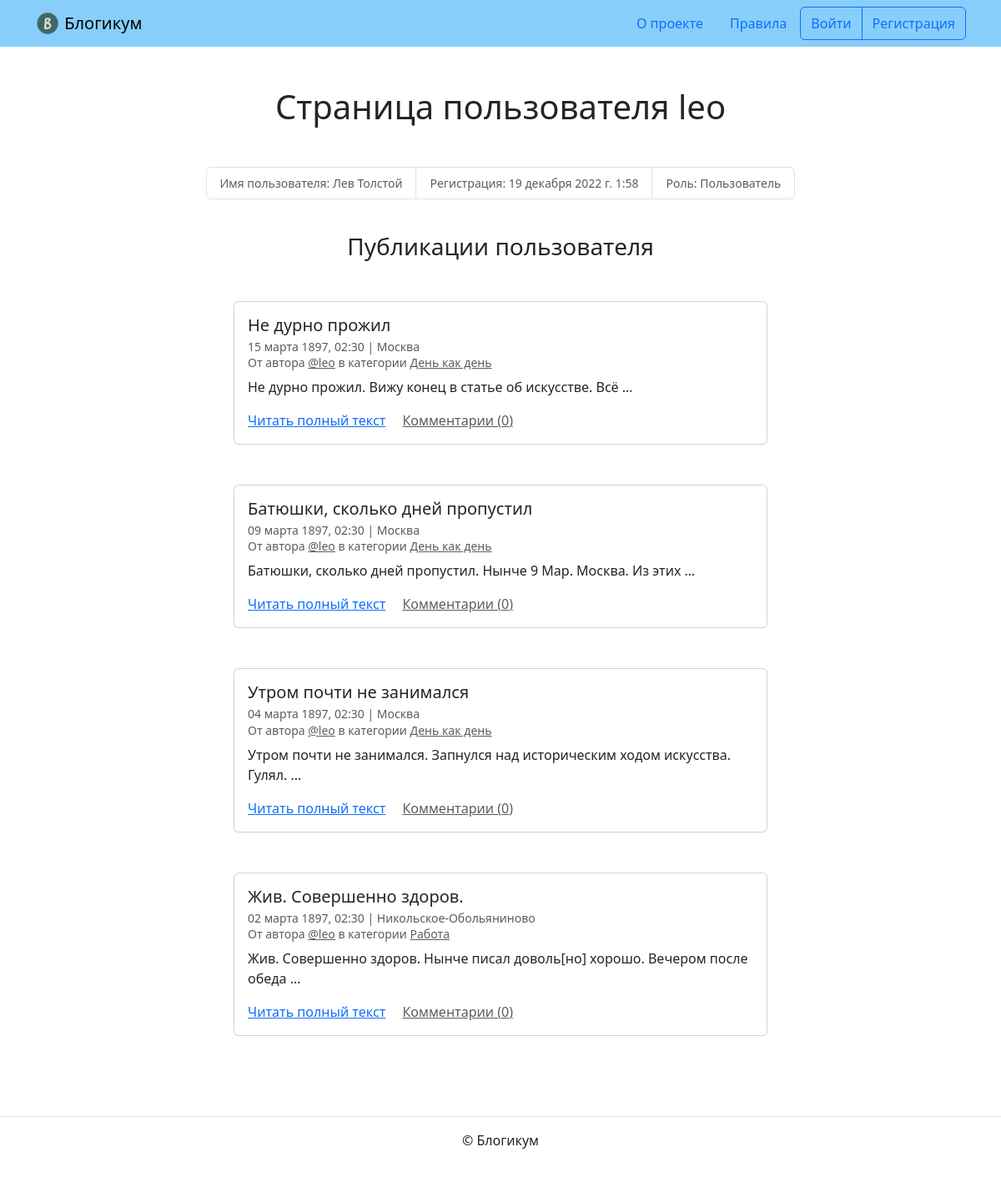
The page /profile/leo/ on the database its author committed.
### blog/models.py (models this page shows, shortened)
class TitleModel(PublishedModel):
    title = models.CharField(verbose_name="Заголовок", max_length=256)
    class Meta:
        abstract = True

class Post(TitleModel):
    text = models.TextField(verbose_name="Текст")
    pub_date = models.DateTimeField(
        verbose_name="Дата и время публикации",
        help_text=(
            "Если установить дату и время в будущем — "
            "можно делать отложенные публикации."
        ),
    )
    image = models.ImageField(
        verbose_name="Фото", upload_to="posts_images", blank=True
    )
    author = models.ForeignKey(
        User, on_delete=models.CASCADE, verbose_name="Автор публикации"
    )
    location = models.ForeignKey(
        Location,
        on_delete=models.SET_NULL,
        null=True,
        blank=True,
        verbose_name="Местоположение",
    )
    category = models.ForeignKey(
        Category,
        on_delete=models.SET_NULL,
        null=True,
        verbose_name="Категория",
    )
    class Meta(DefaultVerboseNameMadel.Meta):
        verbose_name = "публикация"
        verbose_name_plural = "Публикации"
        ordering = ("-pub_date",)

class PublishedModel(models.Model):
    is_published = models.BooleanField(
        default=True,
        verbose_name="Опубликовано",
        help_text="Снимите галочку, чтобы скрыть публикацию.",
    )
    created_at = models.DateTimeField(
        auto_now_add=True, verbose_name="Добавлено"
    )
    class Meta:
        abstract = True

class Location(PublishedModel):
    name = models.CharField(verbose_name="Название места", max_length=256)
    class Meta:
        verbose_name = "местоположение"
        verbose_name_plural = "Местоположения"

class Category(TitleModel):
    description = models.TextField(verbose_name="Описание")
    slug = models.SlugField(
        "Идентификатор",
        unique=True,
        help_text=(
            "Идентификатор страницы для URL; "
            "разрешены символы латиницы, цифры, "
            "дефис и подчёркивание."
        ),
    )
    class Meta:
        verbose_name = "категория"
        verbose_name_plural = "Категории"

### blog/views.py (the view)
class ProfileListView(PostListView):
    template_name = "blog/profile.html"
    author = None
    def get_queryset(self):
        self.author = get_object_or_404(
            User, username=self.kwargs.get("username")
        )
        if self.author == self.request.user:
            return get_all_posts().filter(author=self.author)
        return super().get_queryset().filter(author=self.author)
    def get_context_data(self, **kwargs):
        context = super().get_context_data(**kwargs)
        context["profile"] = self.author
        return context

### templates/blog/profile.html (shortened to what this page needs)
{% extends "base.html" %}
{% block content %}
  <h1 class="mb-5 text-center ">Страница пользователя {{ profile.username }}</h1>
  <small>
    <ul class="list-group list-group-horizontal justify-content-center mb-3">
      <li class="list-group-item text-muted">Имя пользователя: {% if profile.get_full_name %}{{ profile.get_full_name }}{% else %}не указано{% endif %}</li>
      <li class="list-group-item text-muted">Регистрация: {{ profile.date_joined }}</li>
      <li class="list-group-item text-muted">Роль: {% if profile.is_staff %}Админ{% else %}Пользователь{% endif %}</li>
    </ul>
  </small>
  <br>
  <h3 class="mb-5 text-center">Публикации пользователя</h3>
  {% for post in page_obj %}
    <article class="mb-5">
      {% include "includes/post_card.html" %}
    </article>
  {% endfor %}
{% endblock %}

### templates/includes/post_card.html (shortened to what this page needs)
<div class="col d-flex justify-content-center">
  <div class="card" style="width: 40rem;">
    <div class="card-body">
      <h5 class="card-title">{{ post.title }}</h5>
      <h6 class="card-subtitle mb-2 text-muted">
        <small>
          {{ post.pub_date|date:"d E Y, H:i" }} | {% if post.location and post.location.is_published %}{{ post.location.name }}{% else %}Планета Земля{% endif %}<br>
          От автора <a class="text-muted" href="{% url 'blog:profile' post.author.username %}">@{{ post.author.username }}</a> в
          категории {% include "includes/category_link.html" %}
        </small>
      </h6>
      <p class="card-text">{{ post.text|truncatewords:10 }}</p>
      <a href="{% url 'blog:post_detail' post.id %}" class="card-link">Читать полный текст</a>
      <a href="{% url 'blog:post_detail' post.id %}" class="card-link text-muted">Комментарии ({{ post.comment_count }})</a>
    </div>
  </div>
</div>

### templates/includes/category_link.html
<a class="text-muted" href="{% url 'blog:category_posts' post.category.slug %}">
  {{ post.category.title }}
</a>

### rows shown on the page
Post: title "Не дурно прожил", pub_date "15 марта 1897, 02:30", location.name "Москва", author.username "leo", category "День как день", text "Не дурно прожил. Вижу конец в статье об искусстве. Всё …", comment_count "0"
Post: title "Батюшки, сколько дней пропустил", pub_date "09 марта 1897, 02:30", location.name "Москва", author.username "leo", category "День как день", text "Батюшки, сколько дней пропустил. Нынче 9 Мар. Москва. Из этих …", comment_count "0"
Post: title "Утром почти не занимался", pub_date "04 марта 1897, 02:30", location.name "Москва", author.username "leo", category "День как день", text "Утром почти не занимался. Запнулся над историческим ходом искусства. Гулял. …", comment_count "0"
Post: title "Жив. Совершенно здоров.", pub_date "02 марта 1897, 02:30", location.name "Никольское-Обольяниново", author.username "leo", category "Работа", text "Жив. Совершенно здоров. Нынче писал доволь[но] хорошо. Вечером после обеда …", comment_count "0"

### other values the page prints
{{ profile.username }} "leo"
{{ profile.get_full_name }} "Лев Толстой"
{{ profile.date_joined }} "19 декабря 2022 г. 1:58"
